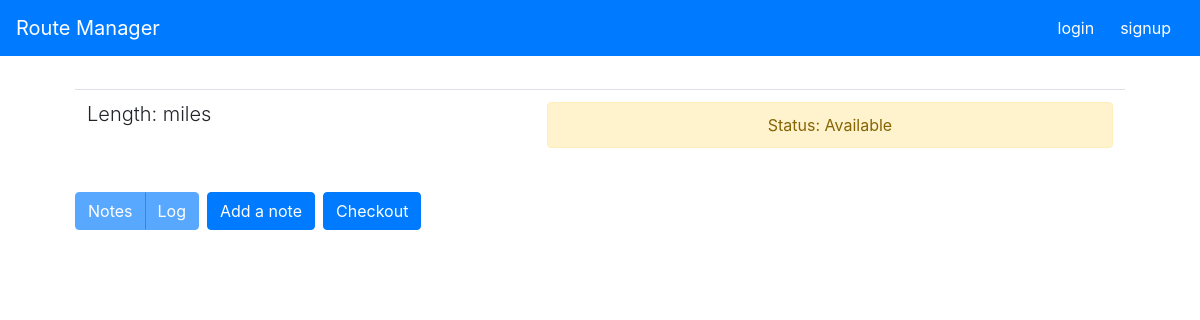
/routes/Nashville_3A/, run on an earlier commit of the app's database.
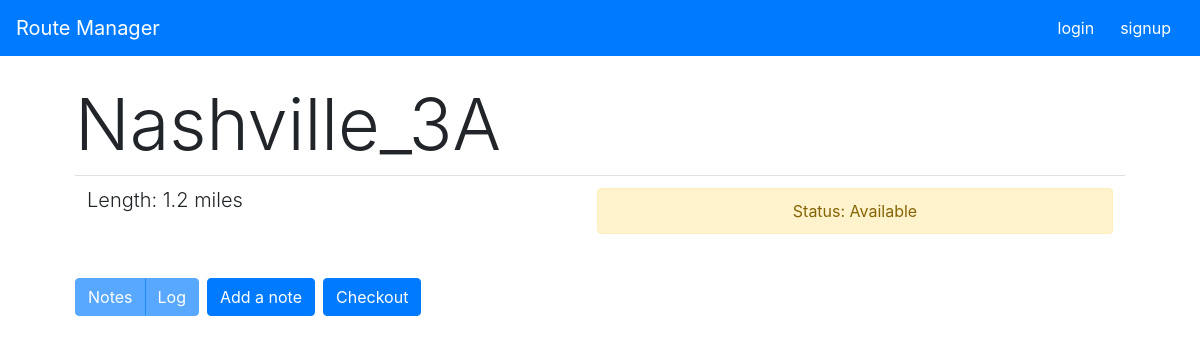
And on a later commit of the database.
### routes/models.py (models this page shows, shortened)
class Route(models.Model):
    route_name = models.CharField(max_length=200, unique=True)
    route_length = models.DecimalField(max_digits=10, decimal_places=1)
    active_user = models.ForeignKey(User, on_delete=models.CASCADE, default=None, blank=True, null=True)
    workflows = models.ManyToManyField('Workflow', through='RouteWorkflow', related_name='routes')

### routes/views.py (the view)
# urls.py: path('<slug:route_name>/', views.route, name='route'),
def route(request, route_name):
    route = Route.objects.filter(route_name = route_name).first()
    notes = Note.objects.filter(route__route_name=route_name)
    logs = RouteLog.objects.filter(route__route_name=route_name)
    wf = RouteWorkflow.objects.filter(route__route_name=route_name, status=1).first()
    if not wf:
        wf = RouteWorkflow.objects.filter(route__route_name=route_name, status=3).first()
    return render(request, 'route.html', {'route':route, 'wf':wf, 'notes':notes, 'logs':logs})

### routes/templates/route.html (shortened to what this page needs)
{% extends 'base.html' %}
{% block content %}
<div class="container">
    <div class="container" style="padding-top:25px;">
        <h1 class="display-3">{{ route.route_name }}</h1>
        <div>
            <table class="table" style="padding-top: 25px">
                <tr>
                    <td>
                        <p class="lead">Length: {{ route.route_length }} miles</p>
                    </td>
                    <td style="text-align:center">
                        {% if wf and not wf.status == 3 %}
                        <div class="alert alert-primary" role="alert">
                            Status: {{ wf.workflow }} In Progress
                        </div>
                        {% elif wf.status == 3 %}
                        <div class="alert alert-success" role="alert">
                            Status: Complete
                        </div>
                        {% elif wf.status == 2 %}
                        <div class="alert alert-danger" role="alert">
                            Status: Error
                        </div>
                        {% else %}
                        <div class="alert alert-warning" role="alert">
                            Status: Available
                        </div>
                        {% endif %}
                    </td>
                </tr>
            </table>
        </div>
        <div class="btn-toolbar" role="toolbar" aria-label="Toolbar with button groups">
            <div class="btn-group mr-2" role="group" aria-label="First group">
                <button type="button" class="btn btn-primary" data-toggle="collapse" data-target="#collapseOne"
                    aria-expanded="true" aria-controls="collapseOne" {% if not notes %}disabled{% endif %}>Notes</button>
                <button type="button" class="btn btn-primary" data-toggle="collapse" data-target="#collapseTwo"
                    aria-expanded="true" aria-controls="collapseTwo" {% if not logs %}disabled{% endif %}>Log</button>
            </div>
            <div class="btn-group mr-2" role="group" aria-label="Second group">
                <a role="button" href="add_note/" class="btn btn-primary">Add a note</a>
            </div>
            {% if not wf or wf.status == 0 %}
            <div class="btn-group mr-2" role="group" aria-label="Second group">
                <a role="button" href="/routes/{{ route.route_name }}/checkout" class="btn btn-primary">Checkout</a>
            </div>
            {% endif %}
        </div>
    </div>
</div>
{% endblock %}

What changed in the data, as far as the page shows it:
added Route: route_name "Nashville_3A", route_length "1.2"
